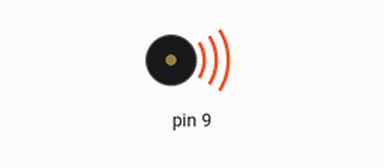
This sketch was run on a simulated Arduino Uno, built with avr-gcc and run on an emulated ATmega328P. Parts: buzzer (waves = sounding).

Above: at 0.05 s.
Timing chart, 0 to 13.0 s (numbered marks = the images above):
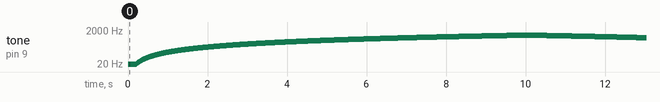

The sketch:

315mhzToneTest.ino
```cpp
void setup() {
  // put your setup code here, to run once:

}

void loop() {


  for(int i=0;i<1000;i++){
    tone(9,i);
    delay(10);
  }

    for(int i=1000;i>0;i--){
    tone(9,i);
    delay(10);
  }


}
```

Measured:
- by itself, tone on pin 9: plays 1 Hz for 0.01 s, 2 Hz for 0.01 s, 3 Hz for 0.01 s, 4 Hz for 0.01 s, 5 Hz for 0.01 s, 6 Hz for 0.01 s … (7991 notes in this stretch)
